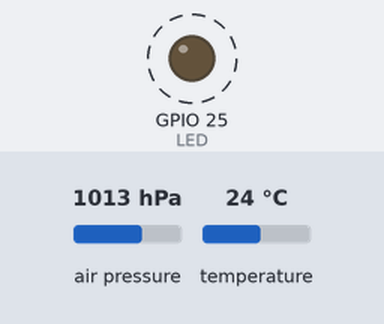
The sketch below on a simulated ESP32. Shown: output pins drawn as LEDs (lit = HIGH). Dashed ring = blinking. The inputs (shaded band) are chosen by the test bench; at power-on: air pressure 1013 hPa, temperature 24 °C. No radio packets arrive unless stated; pins used as bus, display or sensor lines are not drawn; what the sketch prints to the serial monitor is not drawn.

Above: at 0.3 s.
1.4 s: air pressure set to 1025 hPa
Timing chart, 0 to 10.9 s (numbered marks = the images above; inputs shaded):
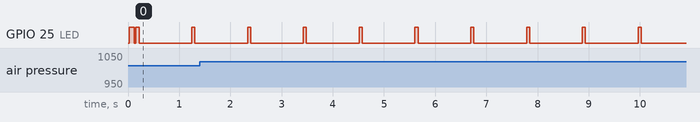

Measured:
- by itself, GPIO 25 (LED): alternates HIGH for 0.06 s and LOW for 1.0 s

The sketch:

testmpu.ino
```cpp
/*
  Version 2.6 modificada por LU6APA y LU4BA - 28/03/2023
*/
#include <Wire.h>
#include <SPI.h>
#include <LoRa.h>
#include <Adafruit_BMP085.h>

Adafruit_BMP085 bmp;

char Version[] = "v2.6 - 28/03/2023";

#define CS    18      // Pin de CS del módulo LoRa
#define RST   14      // Pin de Reset del módulo LoRa
#define IRQ   7      // Pin del IRQ del módulo LoRa
#define LED   25     // Pin del LED onboard

#define SERIAL_BAUDRATE   115200    // Velocidad del Puerto Serie

#define INTERVAL_TIME_TX  1000    // Cantidad de Segundos entre cada TX

// Configuraciones del módulo LoRa. Tener en cuenta que esta configuración debe ser igual en el Rx!
// 433E6 for Asia
// 866E6 for Europe
// 915E6 for North America
// 915E6 to 928E3 for Argentina
#define LORA_FREQUENCY      915000000  // Frecuencia en Hz a la que se quiere transmitir.
#define LORA_SYNC_WORD      0xF3       // Byte value to use as the sync word, defaults to 0x12
#define LORA_POWER          17         // TX power in dB, defaults to 17. Supported values are 2 to 20 for PA_OUTPUT_PA_BOOST_PIN, and 0 to 14 for PA_OUTPUT_RFO_PIN.
#define LORA_SPREAD_FACTOR  7          // Spreading factor, defaults to 7. Supported values are between 6 and 12 (En Argentina se puede utilizar entre 7 a 10)
#define LORA_SIG_BANDWIDTH  125E3      // Signal bandwidth in Hz, defaults to 125E3. Supported values are 7.8E3, 10.4E3, 15.6E3, 20.8E3, 31.25E3, 41.7E3, 62.5E3, 125E3, 250E3, and 500E3
#define LORA_CODING_RATE    5          // Denominator of the coding rate, defaults to 5. Supported values are between 5 and 8, these correspond to coding rates of 4/5 and 4/8. The coding rate numerator is fixed at 4.

double baseline;
double T, P, A;
unsigned int pktNumber = 0;
double bitRate;

void setup()
{
  // Set de Serial
  Serial.begin(SERIAL_BAUDRATE);

  // Set Led onboard con Output
  pinMode(LED, OUTPUT);

  // Set de pin RST como Output y se pone a High para que pueda operar
  pinMode(RST, OUTPUT);
  digitalWrite(RST, HIGH);

  //Inicializar módulo LoRa
  LoRa.setPins(CS, RST, IRQ);

  while (!LoRa.begin(LORA_FREQUENCY))
  {
      Serial.println(".");
      delay(500);
  }

  LoRa.setTxPower(LORA_POWER);
  LoRa.setSpreadingFactor(LORA_SPREAD_FACTOR);
  LoRa.setSignalBandwidth(LORA_SIG_BANDWIDTH);
  LoRa.setCodingRate4(LORA_CODING_RATE);
  LoRa.setSyncWord(LORA_SYNC_WORD);

  // Calculo del BitRate = (SF * (BW / 2 ^ SF)) * (4.0 / CR)
  bitRate = (LORA_SPREAD_FACTOR * (LORA_SIG_BANDWIDTH / pow(2, LORA_SPREAD_FACTOR))) * (4.0 / LORA_CODING_RATE);

  Serial.println("LoRa OK!");

  // Inicializar el BMP180
  bool bmpIsInit = false;

  Serial.println("Iniciando BMP180 ");

  // Si el BMP180 no inicializa, no arranca la placa y el led onboard queda encendido!
  digitalWrite(LED, HIGH);

  do {
        delay(100);
        Wire.begin(4, 15);
        if (bmp.begin(BMP085_STANDARD))
        {
              Serial.println("BMP180 inicio OK");
              readTempPressure();
              baseline = P;
              Serial.print("Presion Base: ");
              Serial.print(baseline);
              Serial.println(" hpa");
              bmpIsInit = true;
              digitalWrite(LED, LOW);
        }
        else
        {
          Serial.println("No entro :-(");
        }

      } while (!bmpIsInit);

}

void loop()
{
  // // Version v2.5 - 27/05/2022
  // // LoRa BitRate: 5468.75 bps
  // // Temperatura:  22.088 °C
  // // Presion Base: 1015.081 hpa
  // // Presion Absoluta: 1014.979 hpa | 761.299 mmHg | 14.721 psi
  // // Altura:  0.843 m,
  // // Packet Number: 641
  // // Enviando datos: [Packet Number],[Presion Base],[Presion Absoluta],[Altura],[Temperatura]
  // // 641,1015.081,1014.979,0.843,22.088
  // // =====================================================================

  // Leer Presion, Temperatura y calcular Altura
  readTempPressure();

  Serial.print("TX - Version ");
  Serial.println(Version);

  Serial.print("LoRa BitRate: ");
  Serial.print(bitRate);
  Serial.println(" bps");

  Serial.print("Temperatura: ");
  if (T >= 0.0) Serial.print(" ");
  Serial.print(T, 1);
  Serial.println(" °C ");

  Serial.print("Presion Base: ");
  Serial.print(baseline * 0.01);
  Serial.println(" hpa");

  Serial.print("Presion Absoluta: ");
  Serial.print(P * 0.01, 2);
  Serial.print(" hpa | ");
  Serial.print(P * 0.750063755);
  Serial.print(" mmHg | ");
  Serial.print(P * 0.014503774);
  Serial.println(" psi");

  Serial.print("Altura: ");
  if (A >= 0.0) Serial.print(" ");
  Serial.print(A, 2);
  Serial.println(" m, ");

  pktNumber++;
  Serial.print("Packet Number: ");
  Serial.println(pktNumber);

  Serial.println("Enviando datos: [Packet Number],[Presion Base],[Presion Absoluta],[Altura],[Temperatura]");
  Serial.print(pktNumber);
  Serial.print(",");
  Serial.print(baseline * 0.01);
  Serial.print(",");
  Serial.print(P * 0.01, 2);
  Serial.print(",");
  Serial.print(A, 2);
  Serial.print(",");
  Serial.println(T, 1);

  //Send LoRa packet to receiver
  digitalWrite(LED, HIGH);

  //Serial.println("POR ENTRAR AL LORA");
  LoRa.beginPacket();
  LoRa.print(pktNumber);
  LoRa.print(",");
  LoRa.print(baseline * 0.01);
  LoRa.print(",");
  LoRa.print(P * 0.01, 2);
  LoRa.print(",");
  LoRa.print(A, 2);
  LoRa.print(",");
  LoRa.print(T, 1);
  LoRa.endPacket();

  digitalWrite(LED, LOW);

  // Volver a 0 para que no haga overflow
  if (pktNumber >= 65500)
  {
    pktNumber = 0;
  }

  Serial.println("=====================================================================");

  // Tiempo de espera entre Tx y Tx
  delay(INTERVAL_TIME_TX);
}

void readTempPressure()
{
  // Funcion que lee la temperatura, presion y altura del módulo BMP180.
  T = bmp.readTemperature();
  P = bmp.readPressure();
  A = bmp.readAltitude();
}
```
